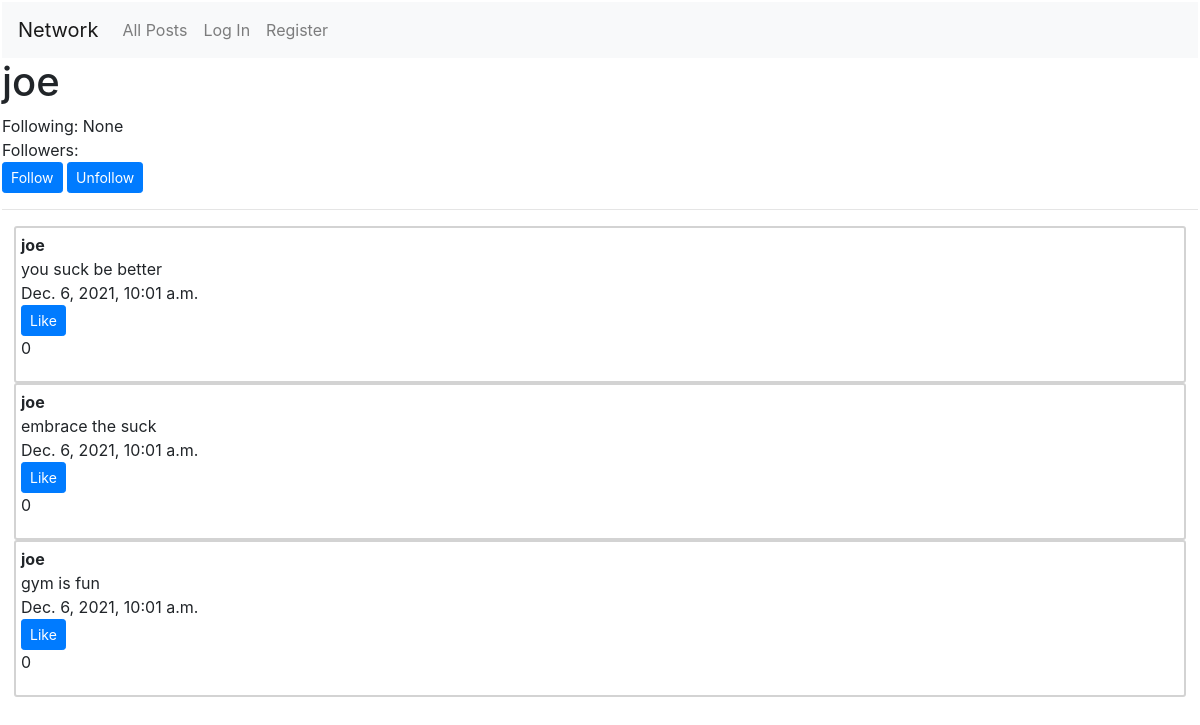
Page /profile/joe on the earlier database version.
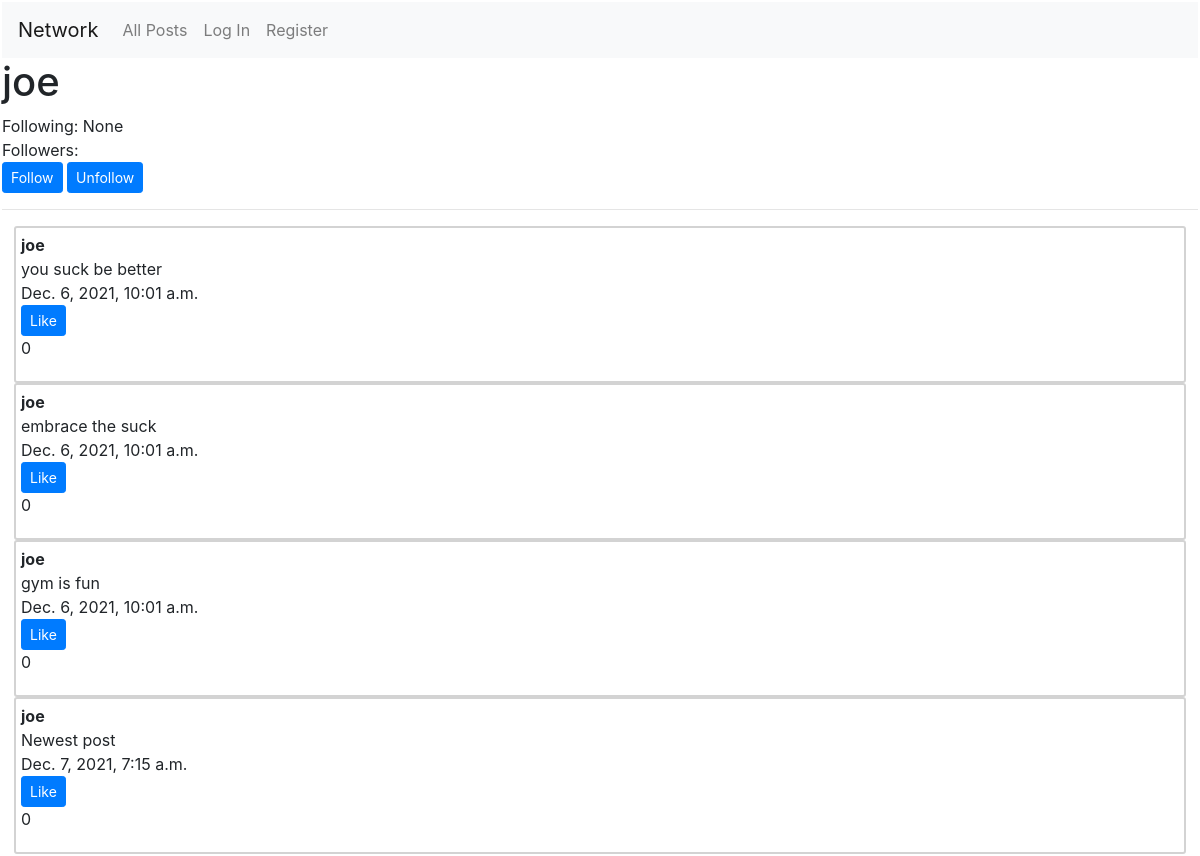
Same page on the later database version.
### network/models.py (models this page shows, shortened)
class Post(models.Model):
    content = models.TextField()
    dateTime = models.DateTimeField(auto_now = False, auto_now_add = True)
    like = models.BigIntegerField(default = 0)
    user = models.ForeignKey(User, on_delete = models.CASCADE, related_name = "user")

class User(AbstractUser):
    following = models.BigIntegerField(null = True)
    checkFollowing = models.BooleanField(null = True)

### network/views.py (the view)
# urls.py: path("profile/<str:username>", views.profile, name="profile"),
def profile(request, username):
    profile = User.objects.get(username = username)
    profilePosts = Post.objects.filter(user__username = username).order_by("dateTime")
    return render(request, "network/profile.html", {
        "profile": profile,
        "profilePosts": profilePosts
    })

### network/templates/network/profile.html (shortened to what this page needs)
{% extends "network/layout.html" %}
{% load static %}
{% block body %}
    <h1>{{ profile.username }}</h1>
    <div id="follow-unfollow">
        Following: {{ profile.following }}
        <br>
        Followers: {{ profile.followers }}
        <br>
        {% if profile.username != user.username %}
            <button class="btn btn-primary btn-sm" id=follow-button>Follow</button>
            <button class="btn btn-primary btn-sm" id=unfollow-button>Unfollow</button>
        {% endif %}
        <hr>
    </div>
    {% for profilePost in profilePosts %}
        <div id="profile-posts">
            <div id="username">
                <strong>{{ profilePost.user }}</strong>
            </div>
            <div id="content">
                {{ profilePost.content }}
            </div>
            <div id="date-time">
                {{ profilePost.dateTime }}
            </div>
            <div id="like-button">
                <button class="btn btn-primary btn-sm" id="like-button">Like</button>
                <p id="number-likes">{{ profilePost.like }}</p>
            </div>
        </div>
    {% endfor %}
{% endblock %}

Differences in the rows shown:
added Post: user "joe", content "Newest post", dateTime "Dec. 7, 2021, 7:15 a.m.", like "0"
